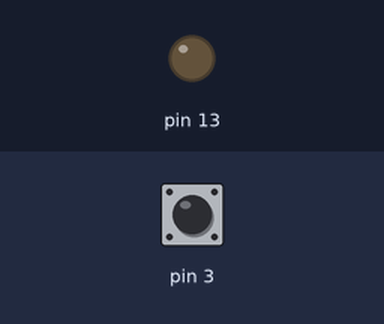
A sketch run on a simulated Arduino Uno, built with avr-gcc and run on an emulated ATmega328P. Parts: output pins drawn as LEDs (lit = HIGH). The test bench sets the inputs (shaded band); at power-on: pin 3 HIGH.

Above: at 1.2 s.
1.3 s: pin 3 pulled LOW for 0.15 s
At 1.37 s:
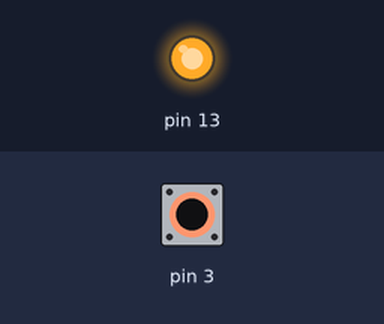
2.9 s: pin 3 pulled LOW for 3.2 s
At 6.6 s:
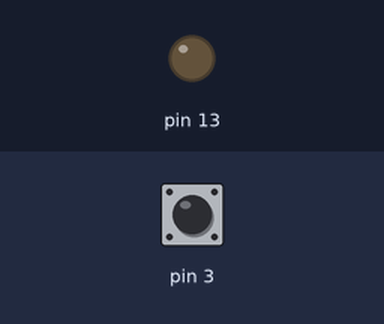
Timing chart, 0 to 8.1 s (numbered marks = the images above; inputs shaded):
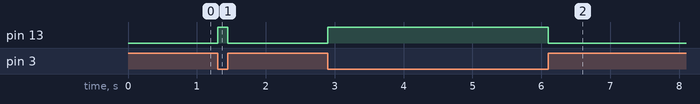

The sketch:

sketch_sep23a.ino
```cpp
void setup() {
pinMode(3, INPUT_PULLUP);
pinMode(13, OUTPUT);

}

void loop() {
  int stav = digitalRead(3);
  digitalWrite(13, !stav);

}
```

Measured:
- after the input at 1.3 s, pin 13: LOW → HIGH at once, → LOW 0.15 s later
- after the input at 2.9 s, pin 13: LOW → HIGH at once, → LOW 3.2 s later
